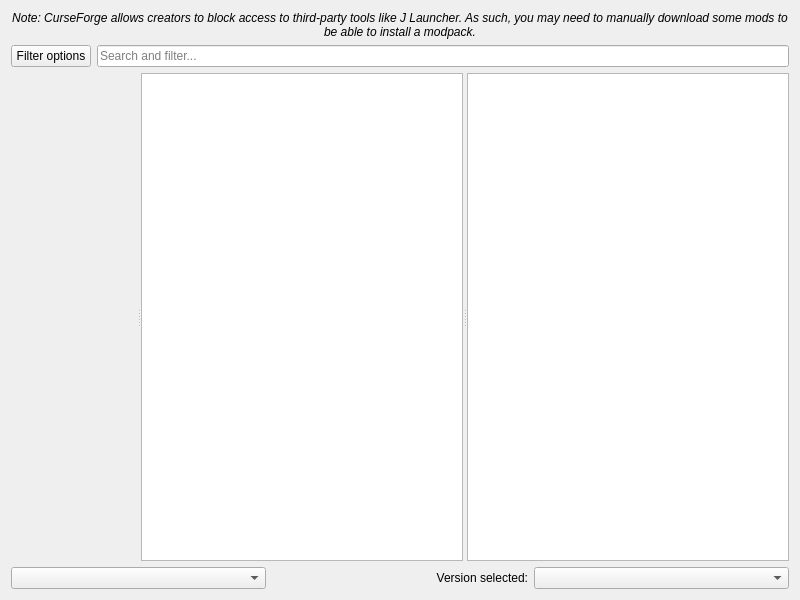
<?xml version="1.0" encoding="UTF-8"?>
<ui version="4.0">
 <class>FlamePage</class>
 <widget class="QWidget" name="FlamePage">
  <property name="geometry">
   <rect>
    <x>0</x>
    <y>0</y>
    <width>800</width>
    <height>600</height>
   </rect>
  </property>
  <layout class="QVBoxLayout" name="verticalLayout">
   <item>
    <widget class="QLabel" name="label_2">
     <property name="font">
      <font>
       <italic>true</italic>
      </font>
     </property>
     <property name="text">
      <string>Note: CurseForge allows creators to block access to third-party tools like J Launcher. As such, you may need to manually download some mods to be able to install a modpack.</string>
     </property>
     <property name="alignment">
      <set>Qt::AlignCenter</set>
     </property>
     <property name="wordWrap">
      <bool>true</bool>
     </property>
    </widget>
   </item>
   <item>
    <layout class="QHBoxLayout" name="horizontalLayout">
     <item>
      <widget class="QPushButton" name="filterButton">
       <property name="text">
        <string>Filter options</string>
       </property>
      </widget>
     </item>
     <item>
      <widget class="QLineEdit" name="searchEdit">
       <property name="placeholderText">
        <string>Search and filter...</string>
       </property>
      </widget>
     </item>
    </layout>
   </item>
   <item>
    <widget class="QSplitter" name="splitter">
     <property name="sizePolicy">
      <sizepolicy hsizetype="Expanding" vsizetype="Expanding">
       <horstretch>0</horstretch>
       <verstretch>0</verstretch>
      </sizepolicy>
     </property>
     <property name="orientation">
      <enum>Qt::Horizontal</enum>
     </property>
     <widget class="QWidget" name="widget" native="true"/>
     <widget class="QListView" name="packView">
      <property name="horizontalScrollBarPolicy">
       <enum>Qt::ScrollBarAlwaysOff</enum>
      </property>
      <property name="alternatingRowColors">
       <bool>true</bool>
      </property>
      <property name="iconSize">
       <size>
        <width>48</width>
        <height>48</height>
       </size>
      </property>
      <property name="verticalScrollMode">
       <enum>QAbstractItemView::ScrollPerPixel</enum>
      </property>
     </widget>
     <widget class="ProjectDescriptionPage" name="packDescription">
      <property name="openExternalLinks">
       <bool>true</bool>
      </property>
      <property name="openLinks">
       <bool>true</bool>
      </property>
     </widget>
    </widget>
   </item>
   <item>
    <layout class="QHBoxLayout">
     <item>
      <widget class="QComboBox" name="sortByBox"/>
     </item>
     <item>
      <widget class="QLabel" name="label">
       <property name="text">
        <string>Version selected:</string>
       </property>
       <property name="alignment">
        <set>Qt::AlignRight|Qt::AlignTrailing|Qt::AlignVCenter</set>
       </property>
      </widget>
     </item>
     <item>
      <widget class="QComboBox" name="versionSelectionBox"/>
     </item>
    </layout>
   </item>
  </layout>
 </widget>
 <customwidgets>
  <customwidget>
   <class>ProjectDescriptionPage</class>
   <extends>QTextBrowser</extends>
   <header>ui/widgets/ProjectDescriptionPage.h</header>
  </customwidget>
 </customwidgets>
 <tabstops>
  <tabstop>packView</tabstop>
  <tabstop>packDescription</tabstop>
  <tabstop>sortByBox</tabstop>
  <tabstop>versionSelectionBox</tabstop>
 </tabstops>
 <resources/>
 <connections/>
</ui>
